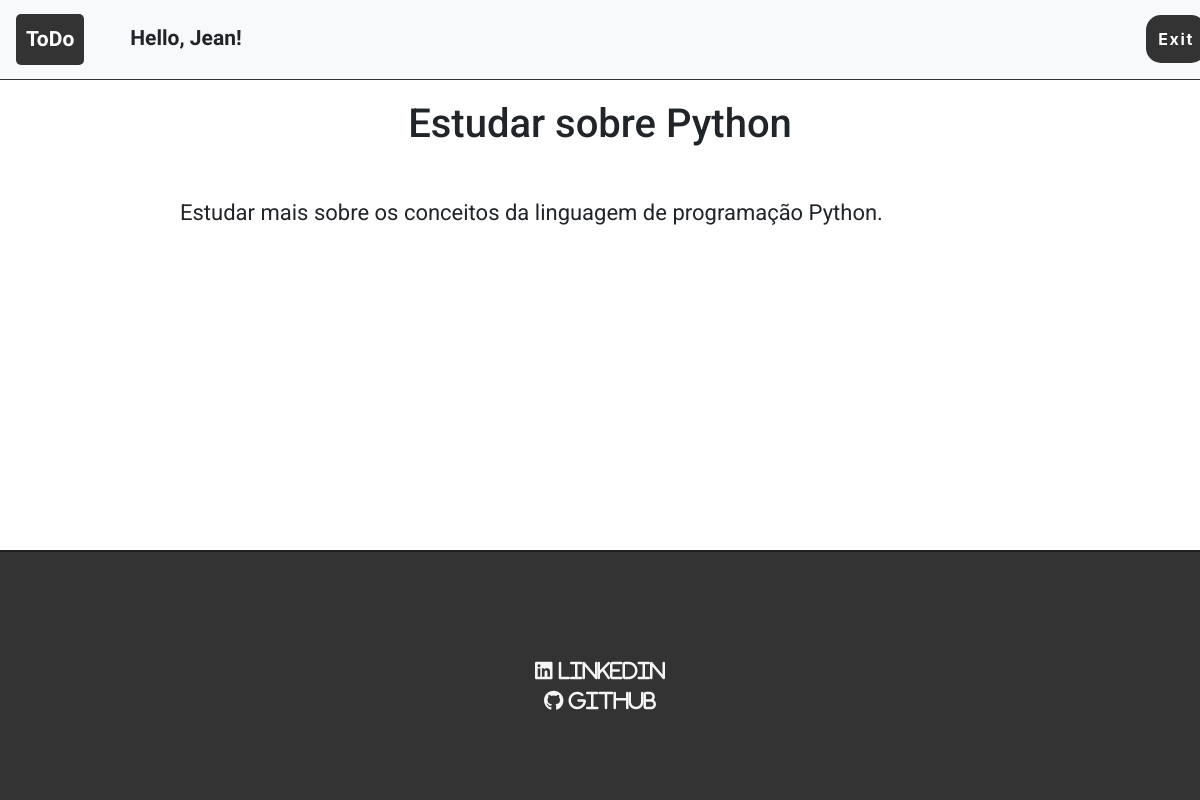
Page /task/2/ (signed in) on the committed database.
### base/models.py (models this page shows)
class Task(models.Model):
    user = models.ForeignKey(User, on_delete= models.CASCADE, null= True, blank= True)
    title = models.CharField(max_length= 200)
    description = models.TextField(null= True, blank= True)
    complete = models.BooleanField(default= False)
    created_at = models.DateTimeField(auto_now_add= True)
    def __str__(self):
        return self.title
    class Meta:
        ordering = ['complete']

### base/views.py (the view)
# urls.py: path('task/<int:pk>/', TaskDetail.as_view(), name= 'task'),
class TaskDetail(LoginRequiredMixin, DetailView):
    model = Task

### base/templates/base/task_detail.html (shortened to what this page needs)
{% extends 'base.html' %}
{% block content %}
    <section>
        <div id="text-title">
            <h1>{{ object }}</h1>
        </div>
        <div id="text-description">
            <p>{{ object.description }}</p>
        </div>
    </section>
{% endblock %}

### base/templates/base.html (shortened to what this page needs)
{% load static %}
<!DOCTYPE html>
<html lang="pt-br">
<head>
    <link rel="stylesheet" href="https://cdn.jsdelivr.net/npm/bootstrap@4.6.0/dist/css/bootstrap.min.css">
    <link rel="stylesheet" href="{% static 'css/style.css' %}">
</head>
<body>
    <div class="container-fluid">
        <nav class="navbar navbar-expand-lg navbar-light bg-light">
        <div class="container-fluid">
            <a id="todo" class="navbar-brand" href="/">ToDo</a>
            {% if user.is_authenticated %}
            <div class="header-bar">
                <p>Hello, {{ request.user|title }}!<p>
            </div>
            {% endif %}
            <div class="collapse navbar-collapse" id="navbarSupportedContent">
                <ul class="navbar-nav me-auto mb-2 mb-lg-0">
                    {% if user.is_authenticated %}
                    <li class="nav-item">
                        <a class="nav-link" href="{% url 'logout' %}">Exit</a>
                    </li>
                    {% endif %}
                </ul>
            </div>
        </div>
        </nav>
        {% block content %}
        {% endblock %}
        <footer>
            <a href="https://www.linkedin.com/in/jo%C3%A3o-victor-paes-barreto-17803518b/">
                <div class="linkedin">
                    <i class="fab fa-linkedin"> Linkedin</i>
            </div></a>
            <a href="https://github.com/Joao-paes-oficial">
                <div class="github">
                    <i class="fab fa-github"> GitHub</i>
                </div></a>
        </footer>
    </div>
</body>
</html>

### base/static/css/style.css (style rules this page uses)
.container-fluid { padding: 0; }
.navbar { border-bottom: 1px solid #333; margin-bottom: 20px; }
.navbar-nav { margin-left: 96%; background-color: #333; border-radius: 15px; padding: 4px; }
.navbar-brand { font-weight: bold; font-family: 'Goblin One', cursive; border-radius: 5px; font-size: 21px; padding: 10px; }
#todo { color: #FFF; background-color: #333; }
.header-bar { font-family: 'Goblin One', cursive; font-weight: bold; font-size: 21px; padding-top: 15px; padding-left: 30px; }
.navbar-light .navbar-nav a.nav-link { color: #FFF; letter-spacing: 1.6px; font-weight: bold; }
#text-title { text-align: justify; text-justify: inter-word; display: flex; flex-direction : column; align-items: center; font-family: 'Roboto', sans-serif; padding-bottom: 40px; font-size: 30px; }
#text-description { word-wrap: break-word; width: 70%; margin: auto; text-align: justify; font-size: 22px; font-family: 'Roboto', sans-serif; }
footer { background-color: #333; height: 250px; width: 100%; border-top: 2px solid #202020; position: absolute; bottom: 0; }
.linkedin { color: #f5f5f5; text-align: center; top: 42%; position: relative; text-decoration: none; font-size: 20px; }
.github { color: #f5f5f5; text-align: center; top: 42%; position: relative; text-decoration: none; font-size: 20px; }

### rows in the picture
Task: title "Estudar sobre Python", description "Estudar mais sobre os conceitos da linguagem de programação Python."

### other values in the picture
{{ request.user|title }} "Jean"
